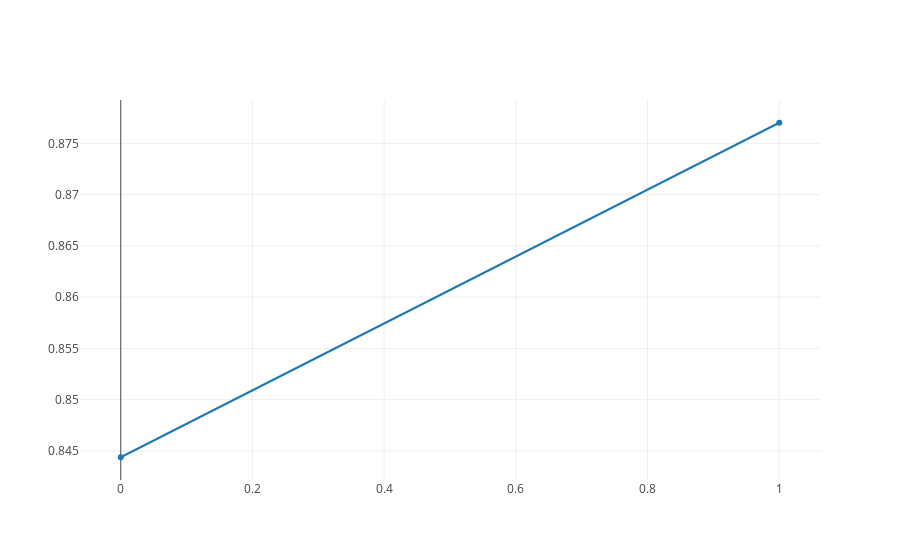

The code cell stored with this chart in its notebook:
### Code cell
# optunw v 0.7.0
from optuna.visualization import plot_intermediate_values
plot_intermediate_values(study)

### Figure 1 — Plotly figure (JSON) as saved in the notebook; plotly's stock layout.template omitted (floating-point values rounded to 4 significant figures)
{"data": [{"type": "scatter", "uid": "619d03da-e899-4a9f-9522-8f9a6a211041", "x": [0, 1], "y": [0.8444, 0.877]}], "layout": {"showlegend": false}}
